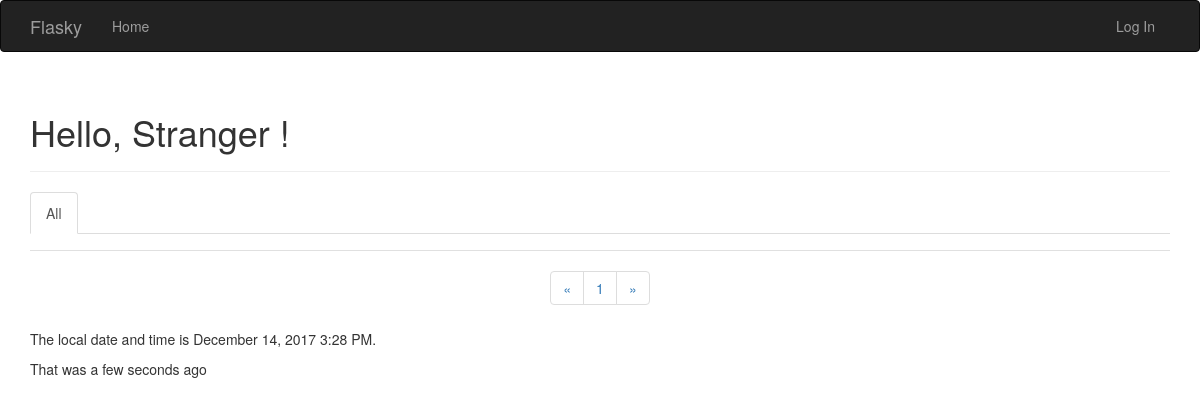
/?page=11, run on an earlier commit of the app's database.
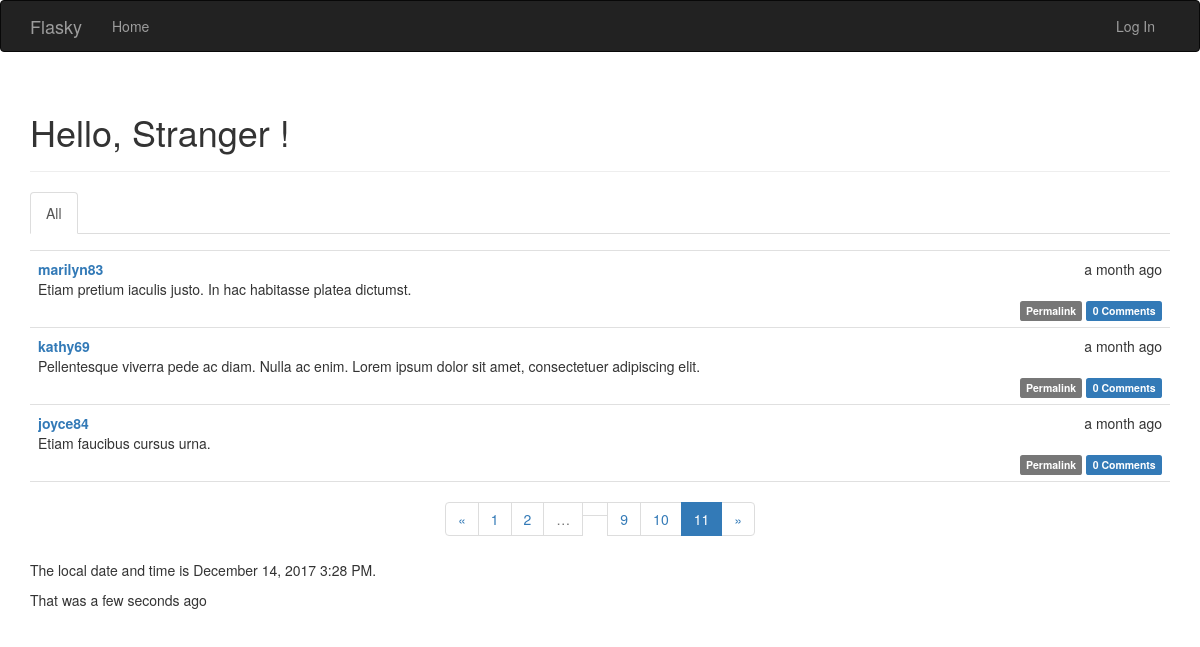
And on a later commit of the database.
### app/models.py (models this page shows, shortened)
class Post(db.Model):
    __tablename__ = 'posts'
    id = db.Column(db.Integer, primary_key=True)
    body = db.Column(db.Text)
    timestamp = db.Column(db.DateTime, index=True, default=datetime.utcnow)
    author_id = db.Column(db.Integer, db.ForeignKey('users.id'))
    body_html = db.Column(db.Text)
    comments = db.relationship('Comment', backref='post', lazy='dynamic')

class User(UserMixin, db.Model):
    __tablename__ = 'users'
    id = db.Column(db.Integer, primary_key=True)
    email = db.Column(db.String(64), unique=True, index=True)
    username = db.Column(db.String(32), unique=True, index=True)
    password_hash = db.Column(db.String(128))
    confirmed = db.Column(db.Boolean, default=False)
    name = db.Column(db.String(64))
    location = db.Column(db.String(64))
    about_me = db.Column(db.Text())
    member_since = db.Column(db.DateTime(), default=datetime.utcnow)
    last_seen = db.Column(db.DateTime(), default=datetime.utcnow)
    role_id = db.Column(db.Integer, db.ForeignKey('roles.id'))
    posts = db.relationship('Post', backref='author', lazy='dynamic')
    followed = db.relationship('Follow',
                                foreign_keys=[Follow.follower_id],
                                backref=db.backref('follower', lazy='joined'),
                                lazy='dynamic',
                                cascade='all, delete-orphan')
    followers = db.relationship('Follow',
                                foreign_keys=[Follow.followed_id],
                                backref=db.backref('followed', lazy='joined'),
                                lazy='dynamic',
                                cascade='all, delete-orphan')
    comments = db.relationship('Comment', backref='author', lazy='dynamic')
    @property
    def password(self):
        raise AttributeError('password is not a readable attribute')

### app/main/views.py (the view)
@main.route('/', methods=['GET', 'POST'])
def index():
    form = PostForm()
    if current_user.can(Permission.WRITE_ARTICLES) and \
            form.validate_on_submit():
        post = Post(body=form.body.data,
                    author = current_user._get_current_object())
        db.session.add(post)
        return redirect(url_for('main.index'))
    page = request.args.get('page', 1, type=int)
    show_followed = False
    if current_user.is_authenticated:
        show_followed = bool(request.cookies.get('show_followed', ''))
    if show_followed:
        query = current_user.followed_posts
    else:
        query = Post.query
    pagination = query.order_by(Post.timestamp.desc()).paginate(
            page, per_page=current_app.config['FLASKY_POSTS_PER_PAGE'],
            error_out=False)
    posts = pagination.items
    return render_template('index.html', form=form, posts=posts,
            show_followed=show_followed,
            pagination=pagination, current_time=datetime.utcnow())

### app/auth/views.py (called while the page is built)
@auth.before_app_request
def before_request():
    if current_user.is_authenticated:
        current_user.ping()
        if not current_user.confirmed \
            and request.endpoint \
            and request.endpoint[:5] != 'auth.' \
            and request.endpoint != 'static':
                return redirect(url_for('auth.unconfirmed'))

### app/main/__init__.py (called while the page is built)
@main.app_context_processor
def inject_permissions():
    return dict(Permission=Permission)

### app/models.py (called while the page is built)
    def can(self, permissions):
        return False

### app/templates/index.html (shortened to what this page needs)
{% extends "base.html" %}
{% import "bootstrap/wtf.html" as wtf %}
{% import "_macros.html" as macros %}
{% block page_content %}
<div class="page-header">
    <h1>Hello,
    {% if current_user.is_authenticated %}
        {{ current_user.username }}
    {% else %}
        Stranger
    {% endif %}
    !</h1>
</div>
<div class="post-tabs">
    <ul class="nav nav-tabs">
        <li {% if not show_followed %} class="active" {% endif %}>
            <a href="{{url_for('main.show_all')}}">All</a>
        </li>
    </ul>
{% include "_posts.html" %}
</div>
<div class="pagination">
    {{ macros.pagination_widget(pagination, "main.index") }}
</div>
<p>The local date and time is {{ moment(current_time).format('LLL') }}.</p>
<p>That was {{moment(current_time).fromNow(refresh=True) }}</p>
{% endblock %}

### app/templates/_posts.html (shortened to what this page needs)
<ul class="posts">
    {% for post in posts %}
    <li class="post">
        <div class="post-date">{{ moment(post.timestamp).fromNow() }}</div>
        <div class="post-author">
            <a href="{{ url_for('main.user', username=post.author.username) }}">
            {{ post.author.username }}
            </a>
        </div>
            <div class="post-body">
            {% if post.body_html %}
                {{ post.body_html | safe }}
            {% else %}
                {{ post.body }}
            {% endif %}
            </div>
            <div class="post-footer">
                <a href="{{ url_for('main.post', id=post.id) }}">
                    <span class="label label-default">Permalink</span>
                </a>
                <a href="{{ url_for('main.post', id=post.id) }}#comments">
                    <span class="label label-primary">
                        {{ post.comments.count() }} Comments
                    </span>
                </a>
            </div>
    </li>
    {% endfor %}
</ul>

What changed in the data, as far as the page shows it:
added Post: timestamp "a month ago", author.username "marilyn83", body "Etiam pretium iaculis justo. In hac habitasse platea dictumst.", comments.count "0"
added Post: timestamp "a month ago", author.username "kathy69", body "Pellentesque viverra pede ac diam. Nulla ac enim. Lorem ipsum dolor sit amet, consectetuer adipiscing elit.", comments.count "0"
added Post: timestamp "a month ago", author.username "joyce84", body "Etiam faucibus cursus urna.", comments.count "0"
Also different on the page:
new list line: "2"
new list line: "9"
new list line: "10"
new list line: "11"
